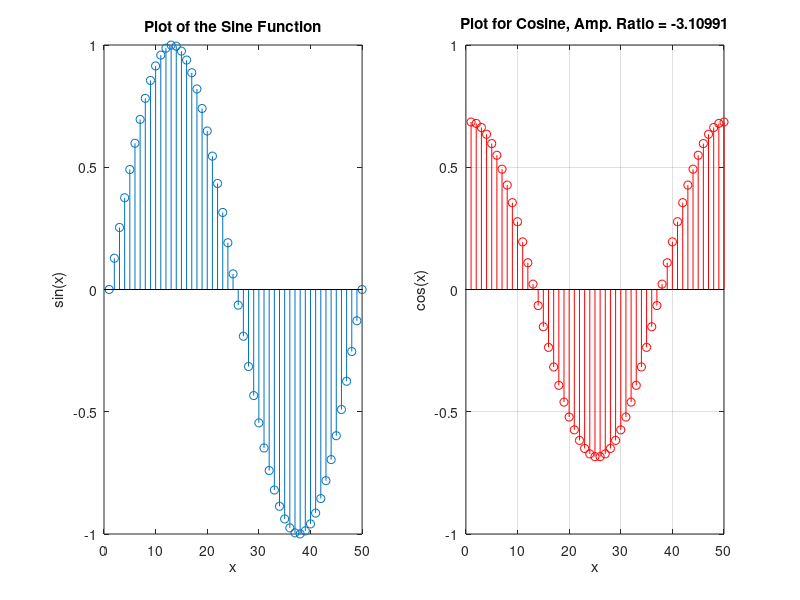

Recreate this plot in MATLAB. (Note: this script raises an error after producing the figure.)
%% MATLAB - Homework #3
% Lamiah Khan , February 9, 2024

%% note: for loops and hold functions were stuff I saw on Mathworks that looked helpful! 
clc; clear; close all;

%% Two Dimensions
% Part (1)
x = linspace(0,2*pi,50);
y1 = sin(x);
plot(x,y1, "g");
xlabel("x");
ylabel("sin(x)");
title("Plot of the Sine Function");

% Part (2)
hold on;
y2 = cos(x);
plot(x,y2);
legend('Sinx', 'Cosx');
ylim([-1 1]);
xlim([0 2*pi]);
xticks([0 0.5*pi pi 1.5*pi 2*pi]);
xticklabels({'0','π/2','π','3π/2','2π'});
title("catherine, are you proud of your sin?");
hold off; 

% Part (3)-(1)subplots
    for k = 1
        subplot(1,2,k);
        stem(y1);
        xlabel("x");
        ylabel("sin(x)");
        title("Plot of the Sine Function");
        subplot(k,2,2);
        stem(y2,"r");
        xlabel("x");
        ylabel("cos(x)");
        title("Plot of the Cos Function");
    end

% Part (3)-(2)random-amplitude for cos
for k = 1
        subplot(1,2,k);
        stem(y1);
        xlabel("x");
        ylabel("sin(x)");
        title("Plot of the Sine Function");
        subplot(k,2,2);
        stem(y2*rand(1),"r");
        xlabel("x");
        ylabel("cos(x)");
        title("Plot of the Cos Function");
end

% Part (3)-(3)amplitude ratio
for k = 1
    subplot(1,2,k);
    stem(y1);
    xlabel("x");
    ylabel("sin(x)");
    title("Plot of the Sine Function");
    subplot(k,2,2);
    g2 = y2*rand(1);
    stem(g2,"r");
    xlabel("x");
    ylabel("cos(x)");
    X = fft(y1);
    Y = fft(g2);
    [mag_x] = max(abs(X));
    [mag_y] = max(abs(Y));
    amplitude_ratio = mag_y/mag_x;
    dB = mag2db(abs(amplitude_ratio));
    TIT = sprintf('Plot for Cosine, Amp. Ratio = %d',dB);
    title(TIT);
    grid on;
end

% Part (4) - Cat Image 
clc; clear; 
catImg = imread("cat.jpg");
imshow(catImg);

% Part (5) - resize code: https://www.mathworks.com/help/images/resize-an-image.html#
whos catImg;
catImg_g = rgb2gray(catImg);
changeIm = imresize(catImg_g,[500 500]);
imshowpair(catImg,changeIm,method="montage");

%% Three Dimensions
clc; clear;
% Part (1) - surf
subplot(2,2,1)
N = 20;
x = linspace(0,1,N);
y = linspace(0,1,N);
[X,Y] = meshgrid(x,y);
Z = exp(-X.^2-Y.^2);
surf(X,Y,Z);
title("Surf: Z = exp(-x^2-y^2)");
xlabel("x");
ylabel("y");
zlabel("z");
grid on;

% Part (1) - plot3
subplot(2,2,2)
N = 60 ;
x = linspace(0,1,N) ;
y = linspace(0,1,N) ;
[X,Y] = meshgrid(x,y) ;
plot3(X, Y, exp(-X.^2-Y.^2));
title("Plot3: Z = exp(-x^2-y^2)");
xlabel("x");
ylabel("y");
zlabel("z");
grid on;

% Part (1) - scatter3
subplot(2,2,3)
 N = 20 ;
x = linspace(0,1,N) ;
y = linspace(0,1,N) ;
[X,Y] = meshgrid(x,y) ;
scatter3(X, Y, exp(-X.^2-Y.^2));
title("scatter3: Z = exp(-x^2-y^2)");
xlabel("x");
ylabel("y");
zlabel("z");
grid on;

% Part (1) - mesh
 subplot(2,2,4);
 N = 50 ;
x = linspace(0,1,N) ;
y = linspace(0,1,N) ;
[X,Y] = meshgrid(x,y) ;
mesh(X, Y, exp(-X.^2-Y.^2));
title("Mesh: Z = exp(-x^2-y^2)");
xlabel("x");
ylabel("y");
zlabel("z");
grid on;

% Part (2) - cone
clc; clear;
t = 0:0.001:1;
x = t.*cos(27*t);
y = t.*sin(27*t);
z = t;
plot3(x,y,z);

xlabel("tcos(27t)");
ylabel("tsin(27t)");
zlabel("t");
title("Conical Helix");
daspect([1 1 1]);
view([-80,30,35]);
grid on;

%% here are some bonus titles i came up with 
% why? cos i can
% check your cotan shoes
% takes two to TANgo
% sorry, i went off on a tangent for a min. 
% your sin was that it took me too long to do this. 

